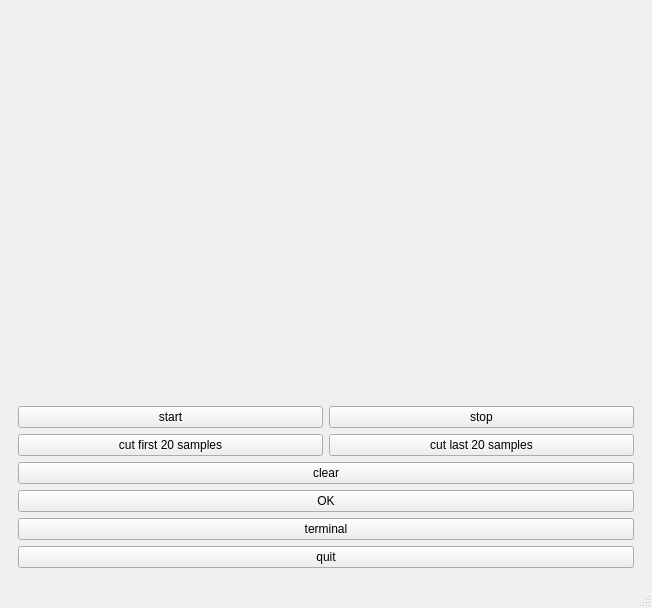
<?xml version="1.0" encoding="UTF-8"?>
<ui version="4.0">
 <class>saveMeasurementsWindow</class>
 <widget class="QMainWindow" name="saveMeasurementsWindow">
  <property name="geometry">
   <rect>
    <x>0</x>
    <y>0</y>
    <width>652</width>
    <height>608</height>
   </rect>
  </property>
  <property name="windowTitle">
   <string>MainWindow</string>
  </property>
  <widget class="QWidget" name="centralwidget">
   <layout class="QVBoxLayout" name="verticalLayout_3">
    <item>
     <widget class="QStackedWidget" name="stackedWidget">
      <property name="currentIndex">
       <number>0</number>
      </property>
      <widget class="QWidget" name="page_3">
       <layout class="QVBoxLayout" name="verticalLayout_4">
        <item>
         <widget class="QCustomPlot" name="accPlot" native="true"/>
        </item>
        <item>
         <widget class="QCustomPlot" name="gyroPlot" native="true"/>
        </item>
        <item>
         <layout class="QVBoxLayout" name="verticalLayout_5">
          <item>
           <layout class="QHBoxLayout" name="horizontalLayout">
            <item>
             <layout class="QVBoxLayout" name="verticalLayout_6">
              <item>
               <widget class="QPushButton" name="startButton">
                <property name="text">
                 <string>start</string>
                </property>
               </widget>
              </item>
              <item>
               <widget class="QPushButton" name="cutFirst20Button">
                <property name="text">
                 <string>cut first 20 samples</string>
                </property>
               </widget>
              </item>
             </layout>
            </item>
            <item>
             <layout class="QVBoxLayout" name="verticalLayout_7">
              <item>
               <widget class="QPushButton" name="stopButton">
                <property name="text">
                 <string>stop</string>
                </property>
               </widget>
              </item>
              <item>
               <widget class="QPushButton" name="cutLast20Button">
                <property name="text">
                 <string>cut last 20 samples</string>
                </property>
               </widget>
              </item>
             </layout>
            </item>
           </layout>
          </item>
          <item>
           <widget class="QPushButton" name="pushButton">
            <property name="text">
             <string>clear</string>
            </property>
           </widget>
          </item>
          <item>
           <widget class="QPushButton" name="okGraphButton">
            <property name="text">
             <string>OK</string>
            </property>
           </widget>
          </item>
          <item>
           <widget class="QPushButton" name="terminalButton">
            <property name="text">
             <string>terminal</string>
            </property>
           </widget>
          </item>
          <item>
           <widget class="QPushButton" name="quitSaveWindowButton">
            <property name="text">
             <string>quit</string>
            </property>
           </widget>
          </item>
         </layout>
        </item>
       </layout>
      </widget>
      <widget class="QWidget" name="page">
       <layout class="QVBoxLayout" name="verticalLayout_2">
        <item>
         <layout class="QVBoxLayout" name="verticalLayout">
          <item>
           <layout class="QHBoxLayout" name="horizontalLayout_5">
            <item>
             <widget class="QLabel" name="label_2">
              <property name="text">
               <string>skater:</string>
              </property>
             </widget>
            </item>
            <item>
             <widget class="QComboBox" name="skaterBox"/>
            </item>
            <item>
             <widget class="QLabel" name="label">
              <property name="text">
               <string>trick:</string>
              </property>
             </widget>
            </item>
            <item>
             <widget class="QComboBox" name="tricksBox"/>
            </item>
           </layout>
          </item>
          <item>
           <layout class="QHBoxLayout" name="horizontalLayout_3">
            <item>
             <widget class="QCheckBox" name="onSaveAsCSVflie">
              <property name="text">
               <string>save as .csv flie</string>
              </property>
             </widget>
            </item>
           </layout>
          </item>
          <item>
           <layout class="QHBoxLayout" name="horizontalLayout_4">
            <item>
             <widget class="QPlainTextEdit" name="CSVText">
              <property name="plainText">
               <string/>
              </property>
             </widget>
            </item>
           </layout>
          </item>
          <item>
           <widget class="QPushButton" name="pushButton_3">
            <property name="text">
             <string>OK</string>
            </property>
           </widget>
          </item>
          <item>
           <widget class="QPushButton" name="backButton">
            <property name="text">
             <string>back</string>
            </property>
           </widget>
          </item>
         </layout>
        </item>
       </layout>
      </widget>
      <widget class="QWidget" name="page_2"/>
     </widget>
    </item>
   </layout>
  </widget>
  <widget class="QStatusBar" name="statusbar"/>
 </widget>
 <customwidgets>
  <customwidget>
   <class>QCustomPlot</class>
   <extends>QWidget</extends>
   <header>qcustomplot.h</header>
   <container>1</container>
  </customwidget>
 </customwidgets>
 <resources/>
 <connections>
  <connection>
   <sender>quitSaveWindowButton</sender>
   <signal>clicked()</signal>
   <receiver>saveMeasurementsWindow</receiver>
   <slot>deleteLater()</slot>
   <hints>
    <hint type="sourcelabel">
     <x>314</x>
     <y>568</y>
    </hint>
    <hint type="destinationlabel">
     <x>142</x>
     <y>569</y>
    </hint>
   </hints>
  </connection>
 </connections>
</ui>
